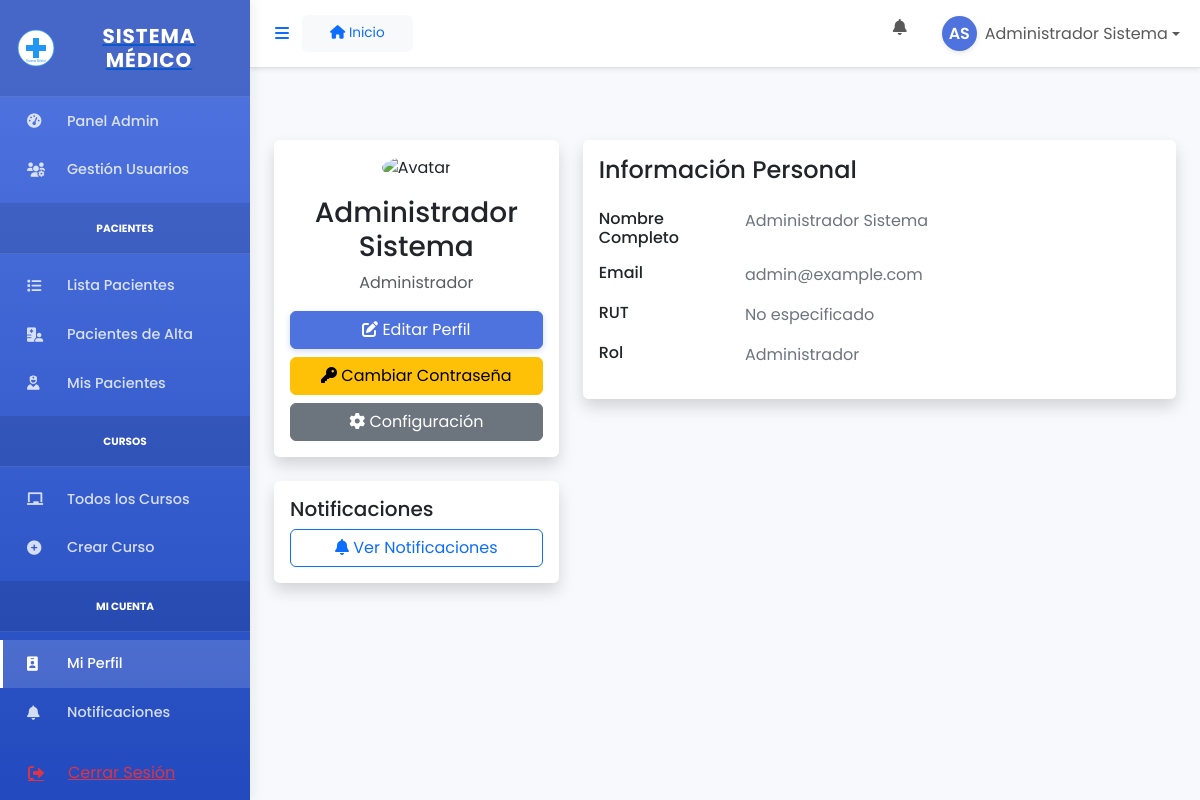
The app's page /usuarios/perfil/ (signed in) with its own data.
### usuarios/models.py (models this page shows, shortened)
class Usuario(AbstractUser):
    ROLES = [
        ('administrador', 'Administrador'),
        ('docente', 'Docente'),
        ('estudiante', 'Estudiante'),
    ]
    rut = models.CharField(max_length=12, unique=True, null=True, blank=True, default='')
    rol = models.CharField(max_length=20, choices=ROLES, default='estudiante')
    activo = models.BooleanField(default=True)
    es_paciente = models.BooleanField(default=False)
    especialidad = models.CharField(max_length=100, blank=True, null=True)
    titulo_profesional = models.CharField(max_length=100, blank=True, null=True)
    anos_experiencia = models.IntegerField(default=0, blank=True, null=True)
    matricula = models.CharField(max_length=20, blank=True, null=True)
    ano_ingreso = models.IntegerField(blank=True, null=True)
    semestre_actual = models.IntegerField(blank=True, null=True)
    def get_initials(self):
        if self.first_name and self.last_name:
            return f"{self.first_name[0]}{self.last_name[0]}".upper()
        elif self.first_name:
            return self.first_name[0].upper()
        elif self.username:
            return self.username[0].upper()
        return "U"
    class Meta:
        verbose_name = 'Usuario'
        verbose_name_plural = 'Usuarios'
    def get_full_name(self):
        if self.first_name and self.last_name:
            return f"{self.first_name} {self.last_name}"
        return self.username
    def get_perfil_info(self):
        if self.rol == 'docente':
            return {
                'especialidad': self.especialidad or 'No especificada',
                'titulo': self.titulo_profesional or 'No especificado',
                'experiencia': f"{self.anos_experiencia} años",
            }
        elif self.rol == 'estudiante':
            return {
                'matricula': self.matricula or 'No especificada',
                'ano_ingreso': self.ano_ingreso or 'No especificado',
                'semestre': self.semestre_actual or 'No especificado',
            }
        return {}

### usuarios/views.py (the view)
# urls.py: path('perfil/', views.perfil_usuario, name='perfil_usuario'),
@login_required
def perfil_usuario(request):
    notificaciones_no_leidas = request.user.notificaciones.filter(leida=False)
    context = {
        'notificaciones_no_leidas': notificaciones_no_leidas,
    }
    return render(request, 'usuarios/perfil.html', context)

### usuarios/templates/usuarios/perfil.html (shortened to what this page needs)
{% extends 'base.html' %}
{% load static %}
{% block content %}
<div class="container mt-5">
    <div class="row">
        <div class="col-md-4">
            <div class="card shadow mb-4">
                <div class="card-body text-center">
                    <img src="{% static 'usuarios/img/default-avatar.png' %}" alt="Avatar" class="rounded-circle img-fluid mb-3" style="width: 150px;">
                    <h3 class="card-title">{{ user.get_full_name }}</h3>
                    <p class="text-muted">{{ user.get_rol_display }}</p>
                    <div class="d-grid gap-2">
                        <a href="{% url 'editar_perfil' %}" class="btn btn-primary">
                            <i class="fas fa-edit"></i> Editar Perfil
                        </a>
                        <a href="{% url 'password_change' %}" class="btn btn-warning">
                            <i class="fas fa-key"></i> Cambiar Contraseña
                        </a>
                        <a href="{% url 'configuracion' %}" class="btn btn-secondary">
                            <i class="fas fa-cog"></i> Configuración
                        </a>
                    </div>
                </div>
            </div>
            <div class="card shadow">
                <div class="card-body">
                    <h5 class="card-title">Notificaciones</h5>
                    <div class="d-grid">
                        <a href="{% url 'mis_notificaciones' %}" class="btn btn-outline-primary">
                            <i class="fas fa-bell"></i> Ver Notificaciones
                        </a>
                    </div>
                </div>
            </div>
        </div>
        <div class="col-md-8">
            <div class="card shadow">
                <div class="card-body">
                    <h4 class="card-title mb-4">Información Personal</h4>
                    <div class="row mb-3">
                        <div class="col-sm-3">
                            <h6 class="mb-0">Nombre Completo</h6>
                        </div>
                        <div class="col-sm-9 text-secondary">
                            {{ user.get_full_name }}
                        </div>
                    </div>
                    <div class="row mb-3">
                        <div class="col-sm-3">
                            <h6 class="mb-0">Email</h6>
                        </div>
                        <div class="col-sm-9 text-secondary">
                            {{ user.email }}
                        </div>
                    </div>
                    <div class="row mb-3">
                        <div class="col-sm-3">
                            <h6 class="mb-0">RUT</h6>
                        </div>
                        <div class="col-sm-9 text-secondary">
                            {{ user.rut|default:"No especificado" }}
                        </div>
                    </div>
                    <div class="row mb-3">
                        <div class="col-sm-3">
                            <h6 class="mb-0">Rol</h6>
                        </div>
                        <div class="col-sm-9 text-secondary">
                            {{ user.get_rol_display }}
                        </div>
                    </div>
                </div>
            </div>
        </div>
    </div>
</div>
{% endblock %}

### templates/base.html (shortened to what this page needs)
{% load static %}
<!DOCTYPE html>
<html lang="es">
<head>
    <link href="https://cdn.jsdelivr.net/npm/bootstrap@5.3.0/dist/css/bootstrap.min.css" rel="stylesheet">
    <link href="https://cdnjs.cloudflare.com/ajax/libs/font-awesome/6.0.0/css/all.min.css" rel="stylesheet">
    <a href="" rel="stylesheet">
    <link href="{% static 'css/styles.css' %}" rel="stylesheet">
</head>
<body class="{% if request.session.tema_oscuro %}dark-mode{% endif %}">
    <div id="wrapper" class="d-flex">
        {% if user.is_authenticated %}
        <div id="sidebar-wrapper" class="border-right">
            <div class="sidebar-heading d-flex align-items-center justify-content-center py-4">
                <img src="{% static 'img/logo.svg' %}" alt="Logo" class="me-2" width="40">
                <h5 class="m-0 fw-bold">SISTEMA MÉDICO</h5>
            </div>
            <div class="list-group list-group-flush sidebar-menu">
                {% if user.rol == 'administrador' %}
                <a href="{% url 'admin_dashboard' %}" class="list-group-item list-group-item-action">
                    <div class="d-flex align-items-center">
                        <i class="fas fa-tachometer-alt me-3"></i>
                        <span>Panel Admin</span>
                    </div>
                </a>
                <a href="{% url 'lista_usuarios' %}" class="list-group-item list-group-item-action">
                    <div class="d-flex align-items-center">
                        <i class="fas fa-users-cog me-3"></i>
                        <span>Gestión Usuarios</span>
                    </div>
                </a>
                <div class="sidebar-heading sidebar-category my-2">
                    <small class="text-uppercase fw-bold">Pacientes</small>
                </div>
                <a href="{% url 'lista_pacientes' %}" class="list-group-item list-group-item-action">
                    <div class="d-flex align-items-center">
                        <i class="fas fa-list me-3"></i>
                        <span>Lista Pacientes</span>
                    </div>
                </a>
                <a href="{% url 'lista_pacientes_alta' %}" class="list-group-item list-group-item-action">
                    <div class="d-flex align-items-center">
                        <i class="fas fa-hospital-user me-3"></i>
                        <span>Pacientes de Alta</span>
                    </div>
                </a>
                <a href="{% url 'mis_pacientes' %}" class="list-group-item list-group-item-action">
                    <div class="d-flex align-items-center">
                        <i class="fas fa-user-nurse me-3"></i>
                        <span>Mis Pacientes</span>
                    </div>
                </a>
                <div class="sidebar-heading sidebar-category my-2">
                    <small class="text-uppercase fw-bold">Cursos</small>
                </div>
                <a href="{% url 'lista_cursos' %}" class="list-group-item list-group-item-action">
                    <div class="d-flex align-items-center">
                        <i class="fas fa-chalkboard me-3"></i>
                        <span>Todos los Cursos</span>
                    </div>
                </a>
                <a href="{% url 'crear_curso' %}" class="list-group-item list-group-item-action">
                    <div class="d-flex align-items-center">
                        <i class="fas fa-plus-circle me-3"></i>
                        <span>Crear Curso</span>
                    </div>
                </a>
                {% endif %}
                <div class="sidebar-heading sidebar-category my-2">
                    <small class="text-uppercase fw-bold">Mi Cuenta</small>
                </div>
                <a href="{% url 'perfil_usuario' %}" class="list-group-item list-group-item-action">
                    <div class="d-flex align-items-center">
                        <i class="fas fa-id-badge me-3"></i>
                        <span>Mi Perfil</span>
                    </div>
                </a>
                <a href="{% url 'mis_notificaciones' %}" class="list-group-item list-group-item-action">
                    <div class="d-flex align-items-center justify-content-between">
                        <div class="d-flex align-items-center">
                            <i class="fas fa-bell me-3"></i>
                            <span>Notificaciones</span>
                        </div>
                    </div>
                </a>
                <div class="mt-auto">
                    <form action="{% url 'logout' %}" method="post" class="list-group-item list-group-item-action logout-btn">
                        <button type="submit" class="btn btn-link text-danger w-100 text-start p-0">
                            <div class="d-flex align-items-center">
                                <i class="fas fa-sign-out-alt me-3"></i>
                                <span>Cerrar Sesión</span>
                            </div>
                        </button>
                    </form>
                </div>
            </div>
        </div>
        {% endif %}
        <div id="page-content-wrapper" class="flex-grow-1">
            <nav class="navbar navbar-expand-lg navbar-light bg-white border-bottom shadow-sm">
                <div class="container-fluid">
                    <button class="btn btn-link" id="menu-toggle">
                        <i class="fas fa-bars"></i>
                    </button>
                    <nav aria-label="breadcrumb" class="bg-light py-2 px-3 rounded">
                        <div class="container-fluid">
                            <ol class="breadcrumb mb-0">
                                <li class="breadcrumb-item">
                                    <a href="{% url 'dashboard' %}" class="text-decoration-none">
                                        <i class="fas fa-home"></i> Inicio
                                    </a>
                                </li>
                            </ol>
                        </div>
                    </nav>
                    {% if user.is_authenticated %}
                    <ul class="navbar-nav ms-auto">
                        <li class="nav-item dropdown me-3">
                            <a class="nav-link" href="#" id="notificationsDropdown" role="button"
                               data-bs-toggle="dropdown" aria-expanded="false">
                                <i class="fas fa-bell fa-fw"></i>
                            </a>
                        </li>
                        <li class="nav-item dropdown">
                            <a class="nav-link dropdown-toggle d-flex align-items-center" href="#" id="userDropdown" role="button"
                               data-bs-toggle="dropdown" aria-expanded="false">
                               <div class="avatar-circle me-2">
                                   <span class="initials">{{ user.get_initials }}</span>
                               </div>
                                <span class="d-none d-lg-inline">
                                    {{ user.get_full_name }}
                                </span>
                            </a>
                        </li>
                    </ul>
                    {% endif %}
                </div>
            </nav>
            <div class="container-fluid py-4">
                {% block content %}{% endblock %}
            </div>
        </div>
    </div>
</body>
</html>

### static/css/styles.css (style rules this page uses)
:root { --sidebar-width: 250px; --topbar-height: 4.375rem; --primary: #4e73df; --primary-dark: #2e59d9; --success: #1cc88a; --info: #36b9cc; --warning: #f6c23e; --danger: #e74a3b; --light: #f8f9fc; --dark: #5a5c69; --border-radius: 0.35rem; --box-shadow: 0 .15rem 1.75rem 0 rgba(58,59,69,.15); --transition-speed: 0.3s; }
body { font-family: 'Poppins', sans-serif; background-color: #f8f9fc; color: #444; }
#wrapper { min-height: 100vh; }
#sidebar-wrapper { min-height: 100vh; width: var(--sidebar-width); margin-left: calc(-1 * var(--sidebar-width)); transition: margin .25s ease-out; background-color: #4e73df; background-image: linear-gradient(180deg,#4e73df 10%,#224abe 100%); background-size: cover; z-index: 1; box-shadow: 5px 0 10px rgba(0,0,0,0.05); display: flex; flex-direction: column; }
#sidebar-wrapper .sidebar-heading { background-color: rgba(0,0,0,0.1); padding: 1rem; text-align: center; color: white; border-bottom: 1px solid rgba(255,255,255,0.1); }
#sidebar-wrapper .sidebar-heading h5 { color: white; font-weight: bold; margin: 0; letter-spacing: 1px; }
#sidebar-wrapper .list-group { width: var(--sidebar-width); flex-grow: 1; display: flex; flex-direction: column; }
#sidebar-wrapper .list-group-item { border: none; padding: 0.85rem 1.5rem; background-color: transparent; color: rgba(255, 255, 255, 0.8); border-left: 3px solid transparent; font-weight: 500; font-size: 0.9rem; transition: all var(--transition-speed) ease; }
#sidebar-wrapper .list-group-item.active { background-color: rgba(255, 255, 255, 0.15); color: white; border-left-color: white; }
.sidebar-category { color: rgba(255,255,255,0.6); font-size: 0.75rem; padding: 0.5rem 1.5rem 0.25rem; margin-top: 0.5rem; }
.logout-btn { margin-top: auto; border-top: 1px solid rgba(255,255,255,0.1); }
#page-content-wrapper { min-width: 100vw; background-color: #f8f9fc; }
@media (min-width: 768px) { #sidebar-wrapper { margin-left: 0; } }
@media (min-width: 768px) { #page-content-wrapper { min-width: 0; width: 100%; } }
.avatar-circle { width: 35px; height: 35px; background-color: var(--primary); border-radius: 50%; color: white; display: flex; align-items: center; justify-content: center; font-weight: 600; box-shadow: 0 2px 5px rgba(0,0,0,0.1); }
.avatar-circle .initials { font-size: 1rem; }
.card { border: none; border-radius: var(--border-radius); box-shadow: var(--box-shadow); transition: transform 0.3s ease-in-out; }
.btn-primary { background-color: var(--primary); border-color: var(--primary); box-shadow: 0 2px 6px rgba(78, 115, 223, 0.25); transition: all var(--transition-speed) ease; }
.breadcrumb { margin-bottom: 1.5rem; background-color: transparent; padding: 0; }
.breadcrumb-item { font-size: 0.85rem; }
#sidebar-wrapper .list-group-item { transition: all 0.2s ease-in-out; display: flex; align-items: center; }
#sidebar-wrapper .list-group-item i { margin-right: 0.75rem; transition: transform 0.2s ease-in-out; width: 1.5rem; }
body, .card, .navbar, .dropdown-menu, .list-group-item, .form-control, .table, .modal-content { transition: background-color 0.3s ease, color 0.3s ease, border-color 0.3s ease; }

### records on screen
Usuario: get_initials "AS", get_full_name "Administrador Sistema", rol "Administrador", email "admin@example.com", rut "No especificado"
